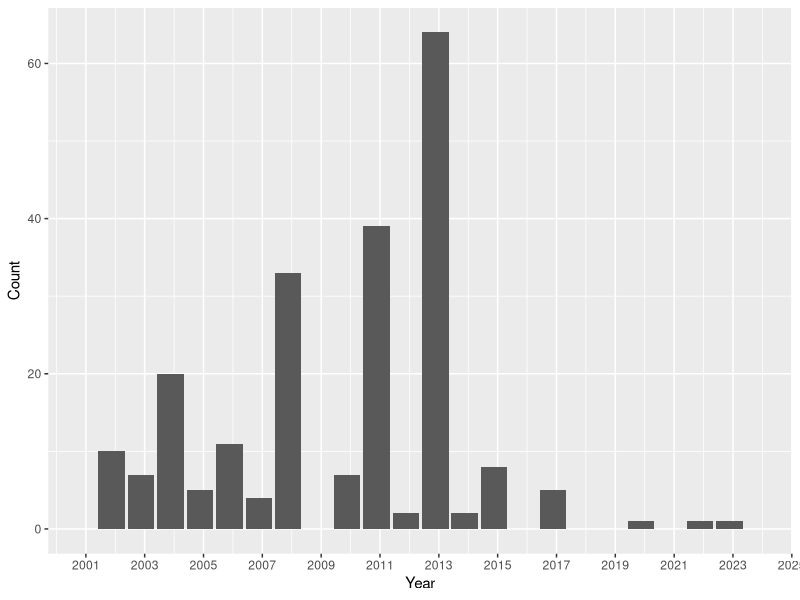
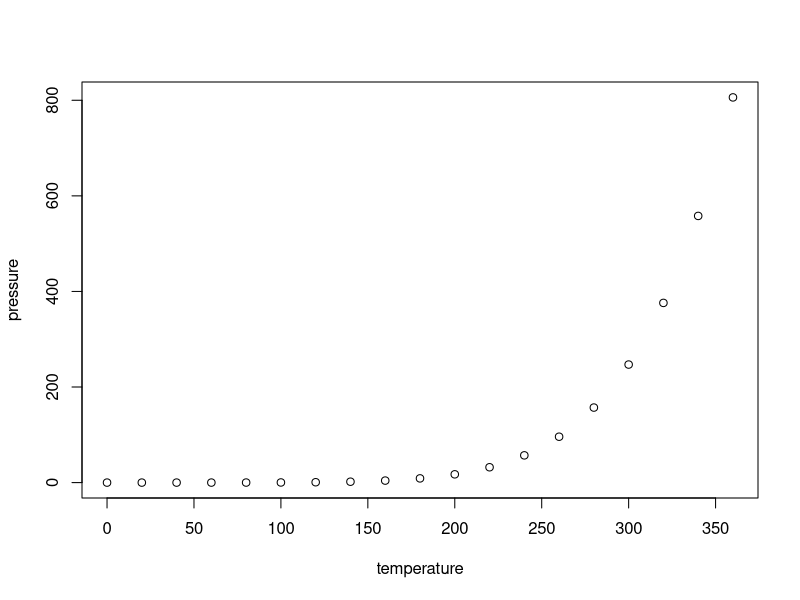

These charts were generated, in order, by the following R code:
## ---- chunk 1
library(here)
library(tidyverse)
library(lubridate)
library(dplyr)
library(ggplot2)
here()

MPA.data <- read.csv(here('DataRaw/NOAA_Marine_Protected_Areas_Inventory_2023.csv'),
                     stringsAsFactors = TRUE, 
                     colClasses = c('Year.Established' = 'factor'))

MPA.data.clean <- MPA.data %>%
  select(OBJECTID, Site.Name, State, Level.of.Protection, Management.Plan, Year.Established, Marine.Status, Area..km2., Marine.Area..km2., Percent.Area.Marine, No.Take.Area..km2., Longitude, Latitude) %>% 
  filter(Year.Established != 0)

MPA.data.clean$Year.Established <- as.Date(MPA.data.clean$Year.Established, format = '%Y')

colnames(MPA.data.clean)[8] <- "Area"
colnames(MPA.data.clean)[9] <- "Marine.Area"
colnames(MPA.data.clean)[11] <- "No.Take.Area"
  
Clean.plot <- 
  ggplot(MPA.data.clean) +
  geom_bar(aes(x=Year.Established)) +
  scale_x_date(date_breaks = "2 years", date_labels = "%Y", limits = as.Date(c("2000-11-15", "2023-11-15"))) +
  labs(x = "Year", y = "Count")
print(Clean.plot)


NoTake <- MPA.data.clean %>% 
  filter(No.Take.Area != 0)

PartialNoTake <- NoTake %>% 
  filter(Area != No.Take.Area)

#filter(Marine.Status == Marine)?

## ---- chunk 2
summary(cars)
## ---- chunk 3
plot(pressure)
